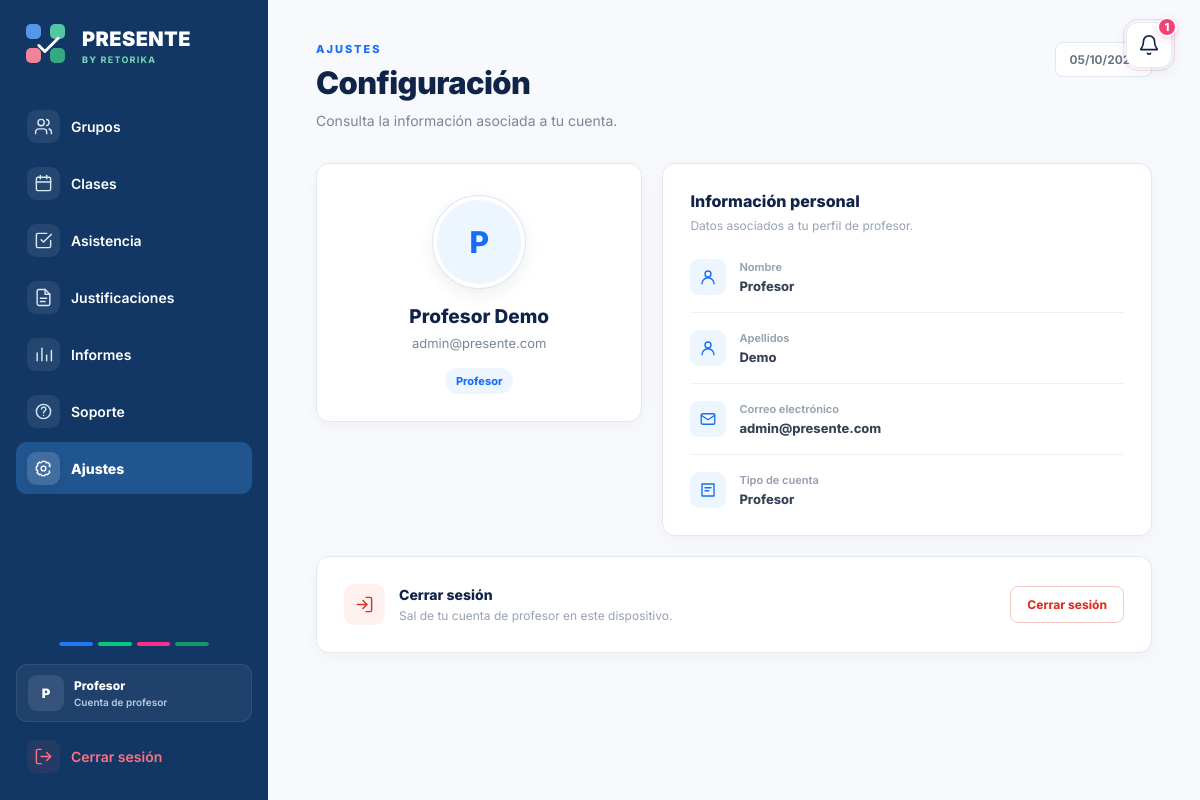
The page /profesor/ajustes/ (signed in) on the database its author committed.
### asistencia/models.py (models this page shows, shortened)
class Profesor(models.Model):
    nombre = models.CharField(
        max_length=100
    )
    apellidos = models.CharField(
        max_length=150
    )
    email = models.EmailField(
        unique=True
    )
    foto = models.ImageField(
        upload_to='profesores/',
        blank=True,
        null=True,
        validators=[validar_foto_perfil]
    )

### asistencia/views.py (the view)
def ajustes_profesor(request):
    profesor_id = request.session.get('profesor_id')
    if not profesor_id:
        return redirect('seleccionar_login')
    profesor = get_object_or_404(
        Profesor,
        id=profesor_id
    )
    return render(
        request,
        'asistencia/ajustes_profesor.html',
        {
            'profesor': profesor
        }
    )

### asistencia/templates/asistencia/ajustes_profesor.html (shortened to what this page needs)
{% extends 'asistencia/base.html' %}
{% block content %}
<section class="pagina-ajustes">
    <div class="ajustes-contenedor">
        <div class="ajustes-cabecera">
            <div>
                <p class="ajustes-etiqueta">
                    AJUSTES
                </p>
                <h1>
                    Configuración
                </h1>
                <p class="ajustes-subtitulo">
                    Consulta la información asociada a tu cuenta.
                </p>
            </div>
            <div class="ajustes-fecha">
                {% now "d/m/Y" %}
            </div>
        </div>
        <div class="ajustes-grid">
            <div class="ajustes-tarjeta ajustes-perfil">
                <div class="ajustes-foto">
                    {% if profesor.foto %}
                        <img
                            src="{{ profesor.foto.url }}"
                            alt="Foto de {{ profesor.nombre }}"
                        >
                    {% else %}
                        {{ profesor.nombre|first|upper }}
                    {% endif %}
                </div>
                <h2>
                    {{ profesor.nombre }}
                    {{ profesor.apellidos }}
                </h2>
                <p class="ajustes-perfil-email">
                    {{ profesor.email }}
                </p>
                <span class="ajustes-rol">
                    Profesor
                </span>
            </div>
            <div class="ajustes-tarjeta">
                <div class="ajustes-tarjeta-titulo">
                    <h2>
                        Información personal
                    </h2>
                    <p>
                        Datos asociados a tu perfil de profesor.
                    </p>
                </div>
                <div class="ajustes-datos">
                    <div class="ajustes-dato">
                        <div class="ajustes-dato-izquierda">
                            <div class="ajustes-dato-icono">
                                <svg viewBox="0 0 24 24">
                                    <circle
                                        cx="12"
                                        cy="8"
                                        r="4"
                                    ></circle>
                                    <path
                                        d="M4 21a8 8 0 0 1 16 0"
                                    ></path>
                                </svg>
                            </div>
                            <div class="ajustes-dato-texto">
                                <span>
                                    Nombre
                                </span>
                                <strong>
                                    {{ profesor.nombre }}
                                </strong>
                            </div>
                        </div>
                    </div>
                    <div class="ajustes-dato">
                        <div class="ajustes-dato-izquierda">
                            <div class="ajustes-dato-icono">
                                <svg viewBox="0 0 24 24">
                                    <circle
                                        cx="12"
                                        cy="8"
                                        r="4"
                                    ></circle>
                                    <path
                                        d="M4 21a8 8 0 0 1 16 0"
                                    ></path>
                                </svg>
                            </div>
                            <div class="ajustes-dato-texto">
                                <span>
                                    Apellidos
                                </span>
                                <strong>
                                    {{ profesor.apellidos }}
                                </strong>
                            </div>
                        </div>
                    </div>
                    <div class="ajustes-dato">
                        <div class="ajustes-dato-izquierda">
                            <div class="ajustes-dato-icono">
                                <svg viewBox="0 0 24 24">
                                    <rect
                                        x="3"
                                        y="5"
                                        width="18"
                                        height="14"
                                        rx="2"
                                    ></rect>
                                    <path
                                        d="m3 7 9 6 9-6"
                                    ></path>
                                </svg>
                            </div>
                            <div class="ajustes-dato-texto">
                                <span>
                                    Correo electrónico
                                </span>
                                <strong>
                                    {{ profesor.email }}
                                </strong>
                            </div>
                        </div>
                    </div>
                    <div class="ajustes-dato">
                        <div class="ajustes-dato-izquierda">
                            <div class="ajustes-dato-icono">
                                <svg viewBox="0 0 24 24">
                                    <path
                                        d="M4 4h16v16H4z"
                                    ></path>
                                    <path
                                        d="M8 9h8"
                                    ></path>
                                    <path
                                        d="M8 13h5"
                                    ></path>
                                </svg>
                            </div>
                            <div class="ajustes-dato-texto">
                                <span>
                                    Tipo de cuenta
                                </span>
                                <strong>
                                    Profesor
                                </strong>
                            </div>
                        </div>
                    </div>
                </div>
            </div>
            <div class="ajustes-tarjeta ajustes-sesion">
                <div class="ajustes-sesion-info">
                    <div class="ajustes-sesion-icono">
                        <svg viewBox="0 0 24 24">
                            <path
                                d="M10 17l5-5-5-5"
                            ></path>
                            <path
                                d="M15 12H3"
                            ></path>
                            <path
                                d="M14 3h5a2 2 0 0 1 2 2v14a2 2 0 0 1-2 2h-5"
                            ></path>
                        </svg>
                    </div>
                    <div class="ajustes-sesion-texto">
                        <h2>
                            Cerrar sesión
                        </h2>
                        <p>
                            Sal de tu cuenta de profesor en este dispositivo.
                        </p>
                    </div>
                </div>
                <a
                    href="{% url 'logout_profesor' %}"
                    class="ajustes-cerrar-sesion"
                >
                    Cerrar sesión
                </a>
            </div>
        </div>
    </div>
</section>
{% endblock %}

### asistencia/static/asistencia/css/style.css (style rules this page uses)
html, body, button, input, select, textarea { font-family: "Inter", -apple-system, BlinkMacSystemFont, "Segoe UI", sans-serif; }
* { margin: 0; padding: 0; box-sizing: border-box; }
html { width: 100%; overflow-x: hidden; }
body { width: 100%; min-height: 100vh; font-family: "Inter", -apple-system, BlinkMacSystemFont, "Segoe UI", sans-serif; background-color: #f6f8fb; color: #172033; overflow-x: hidden; }

### asistencia/templates/asistencia/base.html (style rules this page uses)
:root { --sidebar-ancho: 268px; --sidebar-fondo: #123764; --sidebar-activo: #20558f; --sidebar-texto: #ffffff; --sidebar-texto-secundario: #b8cbe0; --sidebar-rojo: #ff7180; }
html { min-height: 100%; }
body { min-height: 100vh; margin: 0; }
body, button, input, select, textarea { font-family: "Inter", Arial, sans-serif; }
a { -webkit-tap-highlight-color: transparent; }

### rows shown on the page
Profesor: nombre|first "P", nombre "Profesor", apellidos "Demo", email "admin@presente.com"

### other values the page prints
{{ total_notificaciones_profesor }} "1"
